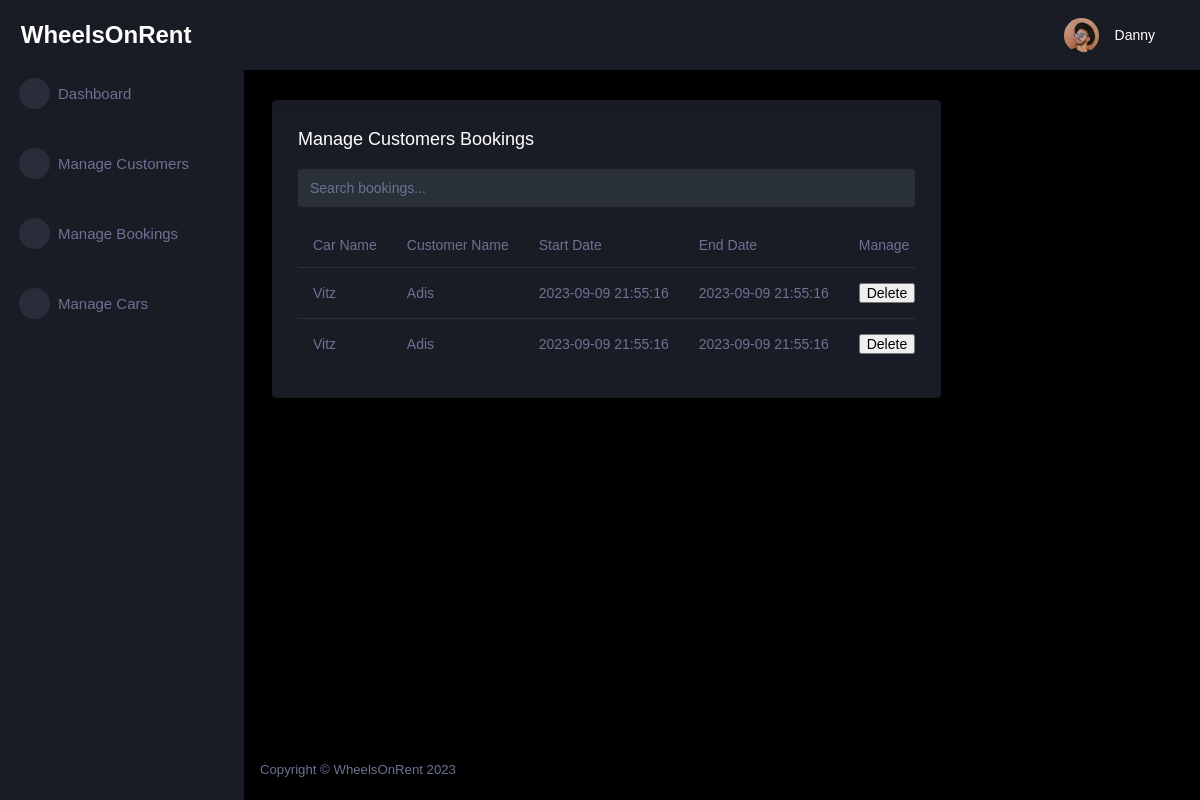
/booking/ (signed in), run on the app's committed database.
### tables this page shows
CREATE TABLE customer (
  id INTEGER PRIMARY KEY AUTOINCREMENT,
  name TEXT NOT NULL,
  last_name TEXT NOT NULL,
  phone_number TEXT NOT NULL,
  email TEXT NOT NULL,
  password TEXT NOT NULL,
  role TEXT INTEGER DEFAULT 0
);

CREATE TABLE booking (
  id INTEGER PRIMARY KEY AUTOINCREMENT,
  customer_id INTEGER NOT NULL,
  car_id INTEGER NOT NULL,
  start_date TIMESTAMP NOT NULL DEFAULT CURRENT_TIMESTAMP,
  end_date TIMESTAMP NOT NULL DEFAULT CURRENT_TIMESTAMP,
  FOREIGN KEY (customer_id) REFERENCES customer (id),
  FOREIGN KEY (car_id) REFERENCES car (id)
);

CREATE TABLE car (
  id INTEGER PRIMARY KEY AUTOINCREMENT,
  name TEXT NOT NULL,
  model TEXT NOT NULL,
  status TEXT NOT NULL,
  seat INTEGER NOT NULL,
  door INTEGER NOT NULL,
  gearbox TEXT NOT NULL,
  image TEXT
, price REAL NOT NULL DEFAULT 0.0);

### car_app/booking.py (the view)
@bp.route('/')
@login_required
def index():
    db = get_db()
    bookings = db.execute(
        'SELECT b.id, ca.name, cu.name, cu.last_name, start_date, end_date'
        ' FROM booking b'
        ' JOIN customer cu ON b.customer_id = cu.id'
        ' JOIN car ca on b.car_id = ca.id'
        ' ORDER BY start_date ASC'
    ).fetchall()
    return render_template('admin/booking_index.html', bookings=bookings)

### car_app/customer.py (called while the page is built)
@bp.before_app_request
def load_logged_in_customer():
    customer_id = session.get('customer_id')
    if customer_id is None:
        g.customer = None
    else:
        g.customer = get_db().execute(
            'SELECT * FROM customer WHERE id = ?', (customer_id,)
        ).fetchone()

def login_required(view):
    @functools.wraps(view)
    def wrapped_view(**kwargs):
        if g.customer is None:
            return redirect(url_for('customer.login'))
        return view(**kwargs)
    return wrapped_view

### car_app/db.py (called while the page is built)
def get_db():
    if 'db' not in g:
        g.db = sqlite3.connect(
            current_app.config['DATABASE'],
            detect_types=sqlite3.PARSE_DECLTYPES
        )
        g.db.row_factory = sqlite3.Row
    return g.db

### car_app/templates/admin/booking_index.html (shortened to what this page needs)
{% extends 'admin/admin_base.html' %}
{% block content %}
<div class="content-wrapper">
  <div class="row">
    <div class="col-lg-9 grid-margin stretch-card">
      <div class="card">
        <div class="card-body">
          <h4 class="card-title">Manage Customers Bookings</h4>
          <div class="mb-3">
            <input type="text" id="searchInput" class="form-control" placeholder="Search bookings...">
          </div>
          <div class="table-responsive">
            <table class="table">
              <thead>
                <tr>
                  <th>Car Name</th>
                  <th>Customer Name</th>
                  <th>Start Date</th>
                  <th>End Date</th>
                  <th>Manage</th>
                </tr>
              </thead>
              <tbody>
                {% for booking in bookings %}
                  <tr>
                    <td>{{ booking[1] }}</td>
                    <td>{{ booking[2] }}</td>
                    <td>{{ booking[4] }}</td>
                    <td>{{ booking[5] }}</td>
              <td><form action="{{ url_for('booking.delete', id=booking['id']) }}" method="post"><input class="danger" type="submit" value="Delete" onclick="return confirm('Are you sure?')">
                </form></td>
                  </tr>
                {% endfor %}
              </tbody>
            </table>
          </div>
        </div>
      </div>
    </div>
  </div>
</div>
{% endblock %}

### car_app/templates/admin/admin_base.html (shortened to what this page needs)
<!DOCTYPE html>
<html lang="en">
<head>
    <link rel="stylesheet" href="https://cdn.jsdelivr.net/npm/bootstrap@4.0.0/dist/css/bootstrap.min.css">
    <link rel="stylesheet" href="{{ url_for('static', filename='assets/admin/assets/vendors/mdi/css/materialdesignicons.min.css')}}">
    <link rel="stylesheet" href="{{ url_for('static', filename='assets/admin/assets/vendors/css/vendor.bundle.base.css')}}">
    <link rel="stylesheet" href="{{ url_for('static', filename='assets/admin/assets/vendors/jvectormap/jquery-jvectormap.css')}}">
    <link rel="stylesheet" href="{{ url_for('static', filename='assets/admin/assets/vendors/flag-icon-css/css/flag-icon.min.css')}}">
    <link rel="stylesheet" href="{{ url_for('static', filename='assets/admin/assets/vendors/owl-carousel-2/owl.carousel.min.css')}}">
    <link rel="stylesheet" href="{{ url_for('static', filename='assets/admin/assets/vendors/owl-carousel-2/owl.theme.default.min.css')}}">
    <link rel="stylesheet" href="{{ url_for('static', filename='assets/admin/assets/css/style.css')}}">
</head>
<body>
    {% if g.customer['role'] == 1 %}
    <div class="container-scroller">
        <nav class="sidebar sidebar-offcanvas" id="sidebar">
            <div class="sidebar-brand-wrapper d-none d-lg-flex align-items-center justify-content-center fixed-top">
                <a class="sidebar-brand brand-logo" href="{{ url_for('customer.admin_dashboard') }}" style="text-decoration: none; color: white; font-size: 24px; font-weight: bold; font-family: Verdana, Geneva, Tahoma, sans-serif;">WheelsOnRent</a>
            </div>
            <ul class="nav">
                <li class="nav-item menu-items">
                    <a class="nav-link" href="{{ url_for('customer.admin_dashboard') }}">
                        <span class="menu-icon">
                <i class="mdi mdi-speedometer"></i>
              </span>
                        <span class="menu-title">Dashboard</span>
                    </a>
                </li>
                <br>
                <li class="nav-item menu-items">
                    <a class="nav-link" href="{{ url_for('customer.index') }}">
                        <span class="menu-icon">
                <i class="mdi mdi-playlist-play"></i>
              </span>
                        <span class="menu-title">Manage Customers</span>
                    </a>
                </li>
                <br>
                <li class="nav-item menu-items">
                    <a class="nav-link" href="{{ url_for('booking.index') }}">
                        <span class="menu-icon">
                <i class="mdi mdi-table-large"></i>
              </span>
                        <span class="menu-title">Manage Bookings</span>
                    </a>
                </li>
                <br>
                <li class="nav-item menu-items">
                    <a class="nav-link" href="{{ url_for('car.index') }}">
                        <span class="menu-icon">
                <i class="mdi mdi-car"></i>
              </span>
                        <span class="menu-title">Manage Cars</span>
                    </a>
                </li>
            </ul>
        </nav>
        <div class="container-fluid page-body-wrapper">
            <nav class="navbar p-0 fixed-top d-flex flex-row">
                <div class="navbar-menu-wrapper flex-grow d-flex align-items-stretch">
                    <button class="navbar-toggler navbar-toggler align-self-center" type="button" data-toggle="minimize">
              <span class="mdi mdi-menu"></span>
            </button>
                    <ul class="navbar-nav navbar-nav-right">
                        <li class="nav-item nav-settings d-none d-lg-block">
                            <a class="nav-link" href="#">
                                <i class="mdi mdi-view-grid"></i>
                            </a>
                        </li>
                        <li class="nav-item dropdown">
                            <a class="nav-link" id="profileDropdown" href="#" data-toggle="dropdown">
                                <div class="navbar-profile">
                                    <img class="img-xs rounded-circle" src="{{ url_for('static', filename='assets/admin/assets/images/faces/face15.jpg')}}" alt="">
                                    <p class="mb-0 d-none d-sm-block navbar-profile-name">{{ g.customer['name'] }}</p>
                                    <i class="mdi mdi-menu-down d-none d-sm-block"></i>
                                </div>
                            </a>
                        </li>
                    </ul>
                </div>
            </nav>
            <div class="main-panel">
                {% block content %}{% endblock %}
                <footer class="footer">
                    <div class="d-sm-flex justify-content-center justify-content-sm-between">
                        <span class="text-muted d-block text-center text-sm-left d-sm-inline-block">Copyright © WheelsOnRent 2023</span>
                    </div>
                </footer>
            </div>
        </div>
    </div>
    {% else %}
    <div class="container">
        <div class="alert alert-danger">
            <p>You do not have permission to view this page.</p>
        </div>
    </div>
    {% endif %}
</body>
</html>

### data on the page
customer: customer.name "Danny"
booking: name "Vitz", name "Adis", start_date "2023-09-09 21:55:16", end_date "2023-09-09 21:55:16"
booking: name "Vitz", name "Adis", start_date "2023-09-09 21:55:16", end_date "2023-09-09 21:55:16"
